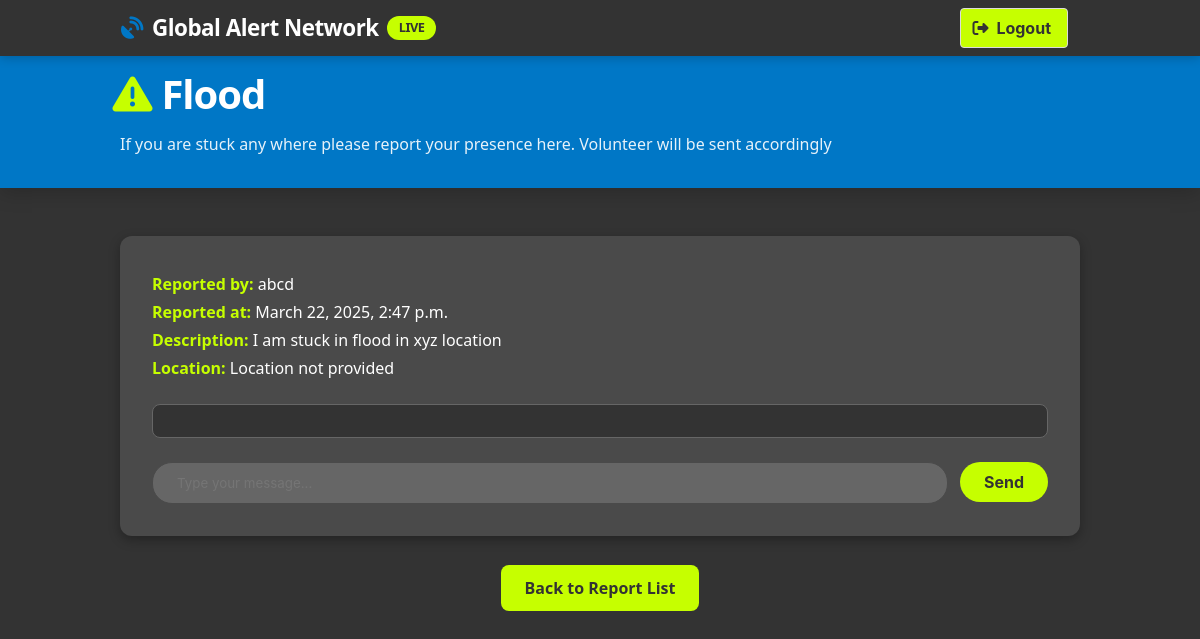
The app's page /community/disaster/1/ (signed in) with its own data.
### community/models.py (models this page shows, shortened)
class EmergencyReport(models.Model):
    DISASTER_TYPES = (
        ('flood', 'Flood'),
        ('wildfire', 'Wildfire'),
        ('storm', 'Storm'),
        ('earthquake', 'Earthquake'),
        ('volcanic_eruption', 'Volcanic Eruption'),
        ('drought', 'Drought'),
    )
    user = models.ForeignKey(User, on_delete=models.CASCADE)
    disaster_type = models.CharField(max_length=50, choices=DISASTER_TYPES)
    description = models.TextField()
    location = models.CharField(max_length=255, null=True, blank=True)  # Manually entered location
    latitude = models.FloatField(null=True, blank=True)  # Live location latitude
    longitude = models.FloatField(null=True, blank=True)  # Live location longitude
    reported_at = models.DateTimeField(default=timezone.now)
    is_active = models.BooleanField(default=True)

### community/views.py (the view, shortened to what this page needs)
# urls.py: path('disaster/<int:report_id>/', views.disaster_chat, name='disaster_chat'),
@login_required
def disaster_chat(request, report_id):
    report = get_object_or_404(EmergencyReport, id=report_id, is_active=True)
    messages = report.messages.all().order_by('timestamp')
    location_display = report.location if report.location else "Location not provided"
    return render(request, 'community/disaster_chat.html', {
        'report': report,
        'messages': messages,
        'location_display': location_display,
    })

### community/templates/community/disaster_chat.html (shortened to what this page needs)
<!DOCTYPE html>
<html lang="en">
<head>
  <link rel="stylesheet" href="https://cdnjs.cloudflare.com/ajax/libs/bulma/0.9.4/css/bulma.min.css">
  <link rel="stylesheet" href="https://cdnjs.cloudflare.com/ajax/libs/font-awesome/6.4.0/css/all.min.css">
 <nav class="navbar is-fixed-top" role="navigation" aria-label="main navigation">
  <div class="container">
    <div class="navbar-brand">
      <a class="navbar-item" href="#">
        <span class="icon mr-2" style="color: var(--blue);">
          <i class="fas fa-satellite-dish"></i>
        </span>
        Global Alert Network
        <span class="alert-badge">LIVE</span>
      </a>
    </div>
    <div class="navbar-end">
      <div class="navbar-item">
        <form method="POST" action="{% url 'logout' %}">
          <button class="button is-lime" type="submit">
            <span class="icon"><i class="fas fa-sign-out-alt"></i></span>
            <span>Logout</span>
          </button>
        </form>
      </div>
    </div>
  </div>
</nav>
<section class="dashboard-header">
  <div class="container">
    <h1 class="dashboard-title">
      <span class="icon mr-2" style="color: var(--lime);">
        <i class="fas fa-exclamation-triangle"></i>
      </span>
      {{ report.disaster_type|title }}
    </h1>
    <p class="dashboard-subtitle">If you are stuck any where please report your presence here. Volunteer will be sent accordingly</p>
  </div>
</section>
<section class="section" style="margin-top: -2rem;">
  <div class="container">
    <div class="chat-section">
      <div class="chat-details">
        <p><strong>Reported by:</strong> {{ report.user.username }}</p>
        <p><strong>Reported at:</strong> {{ report.reported_at }}</p>
        <p><strong>Description:</strong> {{ report.description }}</p>
        <p><strong>Location:</strong> {{ location_display }}</p>
      </div>
      <div class="chat-container" id="chat-messages">
      </div>
      <div class="chat-input">
        <input type="text" id="chat-input" placeholder="Type your message..." aria-label="Type your message">
        <button class="button" id="send-button" onclick="sendMessage()">Send</button>
      </div>
    </div>
    <div style="text-align: center; margin-top: 40px;">
      <a href="{% url 'report_list' %}" class="back-button mt-4">Back to Report List</a>
    </div></div>
</section>

### community/templates/community/disaster_chat.html (style rules this page uses)
:root { --blue: #0077C6; --blue-dark: #005d9c; --blue-light: #3a99de; --dark: #333333; --dark-light: #4a4a4a; --dark-lighter: #666666; --lime: #C6FF00; --lime-dark: #a2cc00; --white: #ffffff; --gray-light: #e0e0e0; }
.navbar { background-color: var(--dark); box-shadow: 0 2px 10px rgba(0, 0, 0, 0.2); }
.navbar-brand .navbar-item { font-weight: 700; font-size: 1.4rem; color: var(--white); letter-spacing: -0.5px; }
.alert-badge { background-color: var(--lime); color: var(--dark); border-radius: 12px; padding: 2px 12px; font-size: 0.8rem; margin-left: 8px; font-weight: bold; animation: pulse 2s infinite; }
.dashboard-header { background: var(--blue); padding: 4rem 1.5rem 2rem; margin-bottom: 2rem; box-shadow: 0 4px 20px rgba(0, 0, 0, 0.2); }
.dashboard-title { color: white; font-weight: 800; letter-spacing: -1px; margin-bottom: 0.5rem; font-size: 2.5rem; }
.dashboard-subtitle { color: rgba(255, 255, 255, 0.9); font-weight: 400; max-width: 800px; }
.button.is-lime { background-color: var(--lime); color: var(--dark); font-weight: bold; }
.chat-section { background-color: var(--dark-light); padding: 2rem; border-radius: 12px; box-shadow: 0 4px 12px rgba(0, 0, 0, 0.3); }
.chat-details { margin-bottom: 1.5rem; }
.chat-details p { color: var(--white); margin: 0.25rem 0; }
.chat-details p strong { color: var(--lime); }
.chat-container { max-height: 500px; overflow-y: auto; background-color: var(--dark); padding: 1rem; border-radius: 8px; border: 1px solid var(--dark-lighter); margin-bottom: 1.5rem; }
.chat-input { display: flex; gap: 0.75rem; }
.chat-input input { flex: 1; background-color: var(--dark-lighter); color: var(--white); border: 1px solid var(--dark-light); border-radius: 20px; padding: 0.75rem 1.5rem; transition: border-color 0.3s ease, box-shadow 0.3s ease; }
.chat-input .button { background-color: var(--lime); color: var(--dark); border: none; border-radius: 20px; padding: 0.75rem 1.5rem; font-weight: bold; transition: transform 0.3s ease, background-color 0.3s ease; }
.back-button { background-color: var(--lime); color: var(--dark); font-weight: bold; border: none; border-radius: 8px; padding: 0.75rem 1.5rem; transition: transform 0.3s ease, background-color 0.3s ease; }

### records on screen
EmergencyReport: disaster_type "Flood", user.username "abcd", reported_at "March 22, 2025, 2:47 p.m.", description "I am stuck in flood in xyz location"

### other values on screen
{{ location_display }} "Location not provided"
